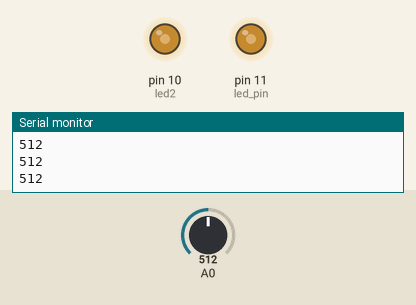
Simulated run of this sketch. Board: Arduino Uno, built with avr-gcc and run on an emulated ATmega328P. Shown: output pins drawn as LEDs (lit = HIGH), the last lines printed to the serial monitor. The test bench sets the inputs (shaded band); at power-on: A0 = 512.

Above: at 1.2 s.
1.3 s: A0 set to 716
At 2.5 s:
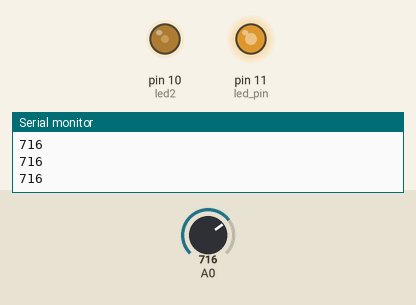
2.8 s: A0 set to 900
At 3.9 s:
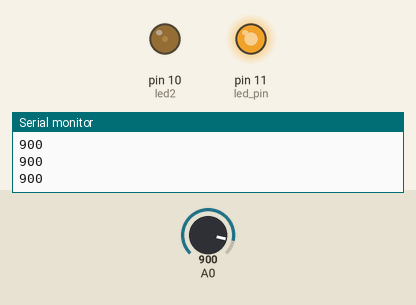
4.3 s: A0 set to 1023
At 5.0 s:
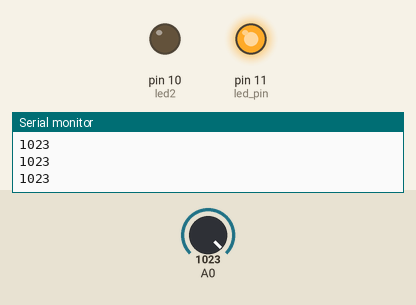
5.8 s: A0 set to 306
At 6.2 s:
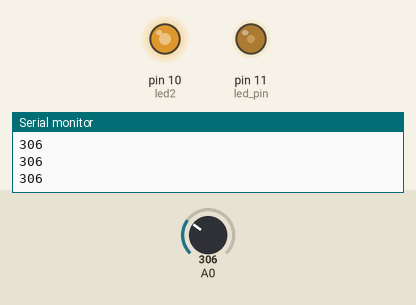
7.3 s: A0 set to 122
At 8.4 s:
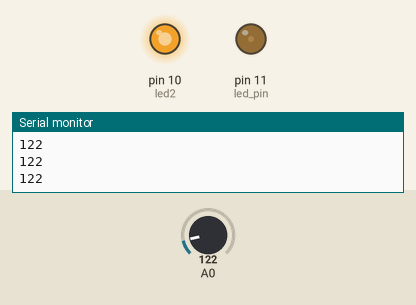
8.8 s: A0 set to 511
At 9.5 s:
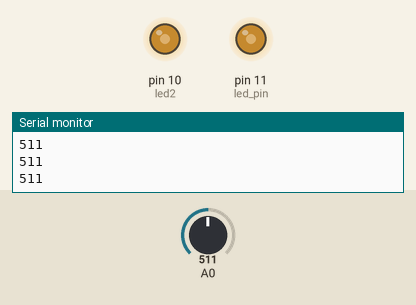
Timing chart, 0 to 11.3 s (numbered marks = the images above; inputs shaded):
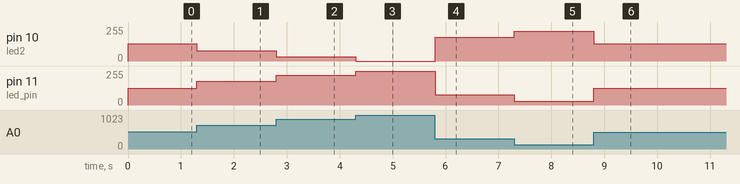

The sketch:

led_politie.ino
```cpp
#define led_pin 11
#define led2 10
void setup() {
  // put your setup code here, to run once:
  Serial.begin(9600);
  pinMode(led_pin,OUTPUT);
  pinMode(led2,OUTPUT);
}

void loop() {
  // put your main code here, to run repeatedly:
  int val_senzor=analogRead(A0);//potentiometru
  /*if(val_senzor>500)
  {
    digitalWrite(led_pin,HIGH);
    delay(1000);
  }else{
    digitalWrite(led_pin,LOW);
    delay(1000);
  }*/
  int mappedval=map(val_senzor,0,1023,0,255);
  int mappedval2=map(val_senzor,0,1023,255,0);
  analogWrite(led_pin,mappedval);//cand intensitatea lui creste
  analogWrite(led2,mappedval2);//a lui scade si invers
  Serial.println(val_senzor);
// delay(1);
}
```

Measured:
- after the input at 1.3 s, pin 10 (led2): 128/255 → 77/255 at once; pin 11 (led_pin): 127/255 → 178/255 at once
- after the input at 2.8 s, pin 10 (led2): 77/255 → 31/255 at once; pin 11 (led_pin): 178/255 → 224/255 at once
- after the input at 4.3 s, pin 10 (led2): 31/255 → 0/255 at once; pin 11 (led_pin): 224/255 → 255/255 at once
- after the input at 5.8 s, pin 10 (led2): 0/255 → 179/255 at once; pin 11 (led_pin): 255/255 → 76/255 at once
- after the input at 7.3 s, pin 10 (led2): 179/255 → 225/255 at once; pin 11 (led_pin): 76/255 → 30/255 at once
- after the input at 8.8 s, pin 10 (led2): 225/255 → 128/255 at once; pin 11 (led_pin): 30/255 → 127/255 at once
